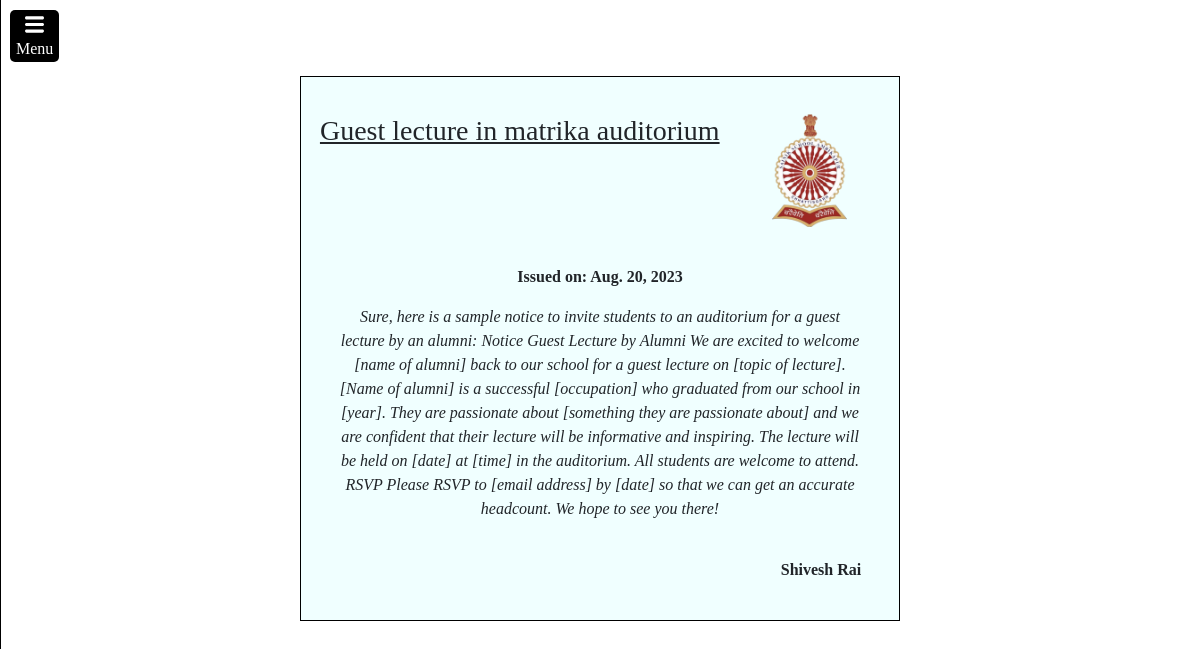
Screenshot of /student/notice_page/4 (signed in) with the database file from the repository.
### student/models.py (models this page shows, shortened)
class Notice(models.Model):
    issued_for = models.ForeignKey(Classroom, on_delete=models.CASCADE)
    issued_by = models.ForeignKey(User, on_delete=models.CASCADE)
    title = models.CharField(max_length=150)
    content = models.TextField(max_length=2000)
    issue_date = models.DateField(default=datetime.now())

class User(AbstractUser):
    is_employee = models.BooleanField(default=False)

### student/views.py (the view)
# urls.py: path("notice_page/<int:notice_id>", views.notice_page, name="notice_page"),
@login_required
def notice_page(request, notice_id):
    notice=Notice.objects.get(id=notice_id)
    return render(request, "student/notice_page.html", {
        "notice":notice,
    })

### student/templates/student/notice_page.html (shortened to what this page needs)
{% extends 'student/layout.html' %}
{% load static %}
{% block body %}
<div id="notice_body">
    <div id="head_box">
        <div>
            <h3 id="heading">{{notice.title}}</h3>
        </div>
        <div id="logo">
            <img src="{% static 'home/logo.png' %}">
        </div>
    </div>
    <p id="date">Issued on: {{notice.issue_date}}</p>
    <p id="content">{{notice.content}}</p>
    <p id="issuer">{{notice.issued_by.first_name}} {{notice.issued_by.last_name}}</p>
</div>
{% endblock %}

### home/static/home/styles.css (style rules this page uses)
body { font-family: 'Times New Roman', Times, serif !important; height: 100%; margin:0; padding:0; width:100%; }
#logo { text-align: center; margin-bottom: 1cm; }
#logo img { width:3cm; }

### student/templates/student/notice_page.html (style rules this page uses)
body { text-align: center; }
#head_box { display: grid; grid-template-columns: 70% 30%; text-align: right; }
#logo > img { display: inline-block; max-height: 3cm; max-width: 2cm; margin-top: 1cm; }
#heading { margin-top:1cm; text-align: right; text-decoration: underline; }
#date { font-weight: bold; }
#content { font-style: italic; margin: 1cm; margin-top: 0; }
#issuer { margin: 1cm; font-weight: bold; text-align: right; }
#notice_body { width:50%; border:1px solid black; display: inline-block; margin-top: 2cm; background-color:azure ; margin-bottom: 3cm; }

### rows the page displays
Notice: title "Guest lecture in matrika auditorium", issue_date "Aug. 20, 2023", content "Sure, here is a sample notice to invite students to an auditorium for a guest lecture by an alumni: Notice Guest Lecture by Alumni We are excited to welcome [name of alumni] back to our school for a guest lecture on [topic of lecture]. [Name of alumni] is a successful [occupation] who graduated from our school in [year]. They are passionate about [something they are passionate about] and we are confident that their lecture will be informative and inspiring. The lecture will be held on [date] at [time] in the auditorium. All students are welcome to attend. RSVP Please RSVP to [email address] by [date] so that we can get an accurate headcount. We hope to see you there!", issued_by.first_name "Shivesh", issued_by.last_name "Rai"
